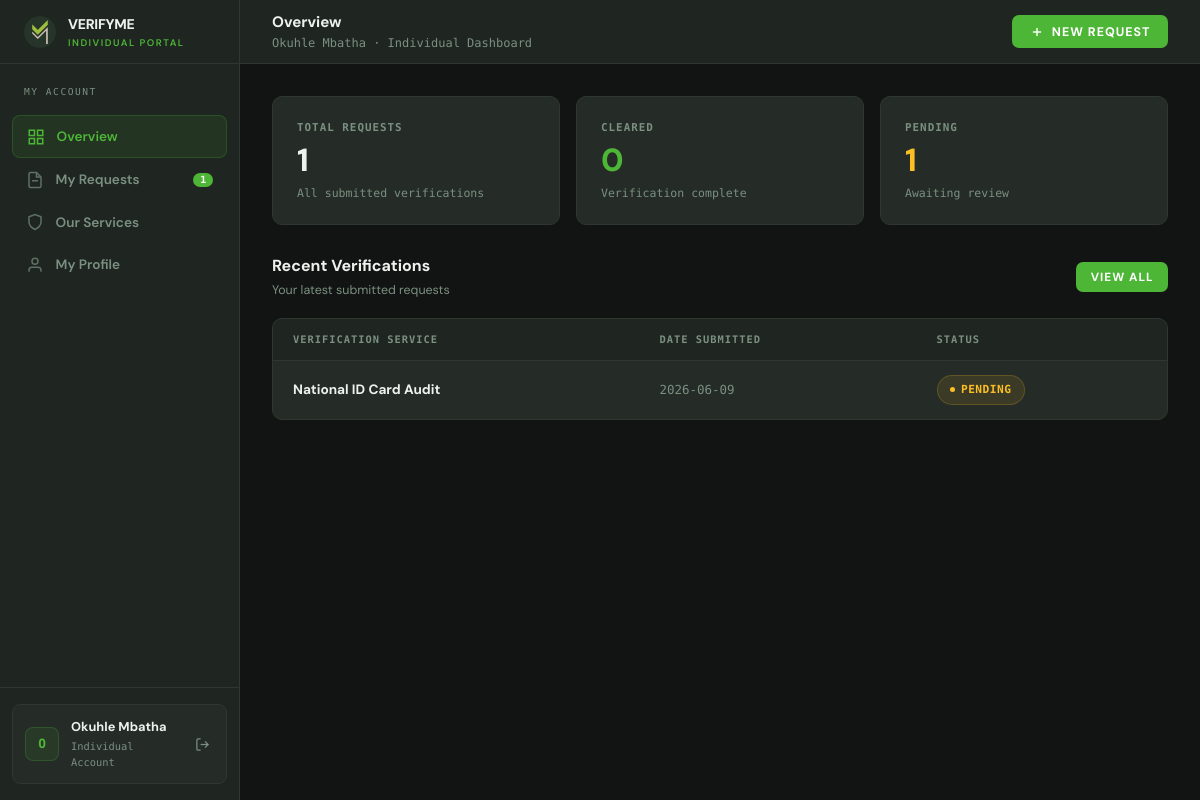
/dashboard/individual (signed in), run on the app's committed database.
### tables this page shows
CREATE TABLE users (
                id INTEGER PRIMARY KEY AUTOINCREMENT,
                email TEXT UNIQUE NOT NULL,
                password_hash TEXT NOT NULL,
                applicant_type TEXT NOT NULL,       -- 'individual' or 'company'
                individual_name TEXT,               -- Nullable if corporate
                individual_id TEXT,                 -- Nullable if corporate
                company_name TEXT,                  -- Nullable if individual
                company_contact TEXT,               -- Nullable if individual
                created_at TIMESTAMP DEFAULT CURRENT_TIMESTAMP
            );

CREATE TABLE individual_audits (
                id INTEGER PRIMARY KEY AUTOINCREMENT,
                user_id INTEGER NOT NULL,            -- Links to individual applicant
                verification_type TEXT NOT NULL,     -- 'National ID Card Audit', 'Tertiary Qualification Audit'
                status TEXT DEFAULT 'Pending',       -- 'Pending', 'Cleared', etc.
                created_at TIMESTAMP DEFAULT CURRENT_TIMESTAMP,
                FOREIGN KEY (user_id) REFERENCES users (id)
            );

### app.py (the view)
@app.route('/dashboard/individual')
def dashboard_individual():
    if 'user_id' not in session or session.get('applicant_type') != 'individual':
        flash('Access denied. Individual validation profile required.', 'error')
        return redirect(url_for('login'))
    with get_db_connection() as conn:
        checks = conn.execute('''
            SELECT verification_type AS type, status, DATE(created_at) AS date
            FROM individual_audits
            WHERE user_id = ?
            ORDER BY created_at DESC
        ''', (session['user_id'],)).fetchall()
        user_profile = conn.execute('SELECT email, individual_name, individual_id, created_at FROM users WHERE id = ?', (session['user_id'],)).fetchone()
    return render_template('dashboard_individual.html', checks=checks, user_profile=user_profile, hide_navbar=True, hide_footer=True)

### app.py (called while the page is built)
def get_db_connection():
    conn = sqlite3.connect(DATABASE)
    conn.row_factory = sqlite3.Row  # Returns query rows as clean dictionary structures
    return conn

### templates/dashboard_individual.html (shortened to what this page needs)
{% extends 'base.html' %}
{% set hide_navbar = True %}
{% set hide_footer = True %}
{% block head %}
<link rel="stylesheet" href="https://cdnjs.cloudflare.com/ajax/libs/font-awesome/6.5.1/css/all.min.css">
{% endblock %}
{% block content %}
<div class="db-root">
    <aside class="db-sidebar" id="dbSidebar">
        <div class="sidebar-brand">
            <img src="{{ url_for('static', filename='images/VM_Icon.png') }}" alt="VerifyMe">
            <div>
                <span class="sidebar-brand-name">VerifyMe</span>
                <span class="sidebar-brand-sub">Individual Portal</span>
            </div>
        </div>
        <span class="sidebar-section-label">My Account</span>
        <nav class="sidebar-nav">
            <button class="nav-item active" onclick="switchTab('overview', this)">
                <svg class="nav-icon" viewBox="0 0 24 24" fill="none" stroke="currentColor" stroke-width="2"><rect x="3" y="3" width="7" height="7"/><rect x="14" y="3" width="7" height="7"/><rect x="3" y="14" width="7" height="7"/><rect x="14" y="14" width="7" height="7"/></svg>
                Overview
            </button>
            <button class="nav-item" onclick="switchTab('requests', this)">
                <svg class="nav-icon" viewBox="0 0 24 24" fill="none" stroke="currentColor" stroke-width="2"><path d="M14 2H6a2 2 0 0 0-2 2v16a2 2 0 0 0 2 2h12a2 2 0 0 0 2-2V8z"/><polyline points="14 2 14 8 20 8"/><line x1="16" y1="13" x2="8" y2="13"/></svg>
                My Requests
                <span class="nav-badge">{{ checks|length }}</span>
            </button>
            <button class="nav-item" onclick="switchTab('services', this)">
                <svg class="nav-icon" viewBox="0 0 24 24" fill="none" stroke="currentColor" stroke-width="2"><path d="M12 22s8-4 8-10V5l-8-3-8 3v7c0 6 8 10 8 10z"/></svg>
                Our Services
            </button>
            <button class="nav-item" onclick="switchTab('profile', this)">
                <svg class="nav-icon" viewBox="0 0 24 24" fill="none" stroke="currentColor" stroke-width="2"><path d="M20 21v-2a4 4 0 0 0-4-4H8a4 4 0 0 0-4 4v2"/><circle cx="12" cy="7" r="4"/></svg>
                My Profile
            </button>
        </nav>
        <div class="sidebar-footer">
            <div class="sidebar-user-card">
                <div class="user-avatar" id="userInitials">
                    {{ session.get('display_name', 'U')[0]|upper }}
                </div>
                <div class="user-info">
                    <div class="user-name">{{ session.get('display_name', 'Individual') }}</div>
                    <div class="user-role">Individual Account</div>
                </div>
                <a href="{{ url_for('logout') }}" class="btn-logout-sm" title="Log out">
                    <svg width="15" height="15" viewBox="0 0 24 24" fill="none" stroke="currentColor" stroke-width="2"><path d="M9 21H5a2 2 0 0 1-2-2V5a2 2 0 0 1 2-2h4"/><polyline points="16 17 21 12 16 7"/><line x1="21" y1="12" x2="9" y2="12"/></svg>
                </a>
            </div>
        </div>
    </aside>
    <div class="db-main">
        <header class="db-topbar">
            <div class="topbar-left">
                <div>
                    <div class="topbar-page-title" id="topbarTitle">Overview</div>
                    <div class="topbar-breadcrumb">{{ session.get('display_name', '') }} · Individual Dashboard</div>
                </div>
            </div>
            <div>
                <button class="btn-new-request" onclick="openModal()">
                    <svg width="14" height="14" viewBox="0 0 24 24" fill="none" stroke="currentColor" stroke-width="2.5"><line x1="12" y1="5" x2="12" y2="19"/><line x1="5" y1="12" x2="19" y2="12"/></svg>
                    New Request
                </button>
            </div>
        </header>
        <div class="db-content">
            <div class="tab-panel active" id="tab-overview">
                <div class="stats-row">
                    <div class="stat-card">
                        <span class="stat-label">Total Requests</span>
                        <div class="stat-value">{{ checks|length }}</div>
                        <span class="stat-sub">All submitted verifications</span>
                    </div>
                    <div class="stat-card">
                        <span class="stat-label">Cleared</span>
                        <div class="stat-value lime">
                            {{ checks|selectattr('status','equalto','Cleared')|list|length }}
                        </div>
                        <span class="stat-sub">Verification complete</span>
                    </div>
                    <div class="stat-card">
                        <span class="stat-label">Pending</span>
                        <div class="stat-value warning">
                            {{ checks|selectattr('status','equalto','Pending')|list|length }}
                        </div>
                        <span class="stat-sub">Awaiting review</span>
                    </div>
                </div>
                <div class="section-head">
                    <div>
                        <h2>Recent Verifications</h2>
                        <p>Your latest submitted requests</p>
                    </div>
                    <button class="btn-new-request" style="font-size:0.74rem;padding:0.45rem 0.9rem;" onclick="switchTab('requests', document.querySelectorAll('.nav-item')[1])">View All</button>
                </div>
                <div class="table-wrap">
                    <table class="vm-table">
                        <thead>
                            <tr>
                                <th>Verification Service</th>
                                <th>Date Submitted</th>
                                <th>Status</th>
                            </tr>
                        </thead>
                        <tbody>
                            {% for check in checks[:5] %}
                            <tr>
                                <td class="td-bold">{{ check.type }}</td>
                                <td class="td-mono">{{ check.date }}</td>
                                <td>
                                    {% if check.status == 'Cleared' %}
                                        <span class="status-pill pill-cleared">Cleared</span>
                                    {% elif check.status == 'Pending' %}
                                        <span class="status-pill pill-pending">Pending</span>
                                    {% elif check.status == 'Flagged' %}
                                        <span class="status-pill pill-flagged">Flagged</span>
                                    {% else %}
                                        <span class="status-pill pill-review">{{ check.status }}</span>
                                    {% endif %}
                                </td>
                            </tr>
                            {% else %}
                            <tr>
                                <td colspan="3" style="text-align:center;padding:3rem;color:var(--muted);font-size:0.88rem;">
                                    No requests yet — click <strong style="color:var(--white);">New Request</strong> to get started.
                                </td>
                            </tr>
                            {% endfor %}
                        </tbody>
                    </table>
                </div>
            </div>
        </div>
    </div>
</div>
{% endblock %}

### static/css/style.css (style rules this page uses)
:root { --bg-dark-base: #181c19; --bg-panel-dark: #1f2521; --bg-card-dark: #252b27; --bg-card-raised: #2c342e; --brand-charcoal: #2a312c; --brand-olive: #617c41; --brand-lime: #4eb637; --brand-lime-dim: rgba(78, 182, 55, 0.12); --brand-muted: #8a9e8d; --brand-white: #eef2ef; --border: #2e3830; --border-bright: #3a4a3d; --font-head: 'DM Sans', sans-serif; --font-body: 'DM Sans', sans-serif; --font-mono: 'DM Mono', monospace; --radius-sm: 6px; --radius-md: 10px; --radius-lg: 16px; --shadow-card: 0 4px 24px rgba(0,0,0,0.35); --shadow-elevated: 0 16px 48px rgba(0,0,0,0.5); }
*, *::before, *::after { margin: 0; padding: 0; box-sizing: border-box; }
html { scroll-behavior: smooth; }
body { background-color: var(--bg-dark-base); color: var(--brand-white); font-family: var(--font-body); font-size: 16px; line-height: 1.6; overflow-x: hidden; -webkit-font-smoothing: antialiased; }

### data on the page
users: get "Okuhle Mbatha"
individual_audits: type "National ID Card Audit", date "2026-06-09", status "PENDING"

### other printed values
{{ checks|length }} "1"
{{ session.get('display_name', 'U')[0]|upper }} "O"
{{ checks|selectattr('status','equalto','Cleared')|list|length }} "0"
{{ checks|selectattr('status','equalto','Pending')|list|length }} "1"
